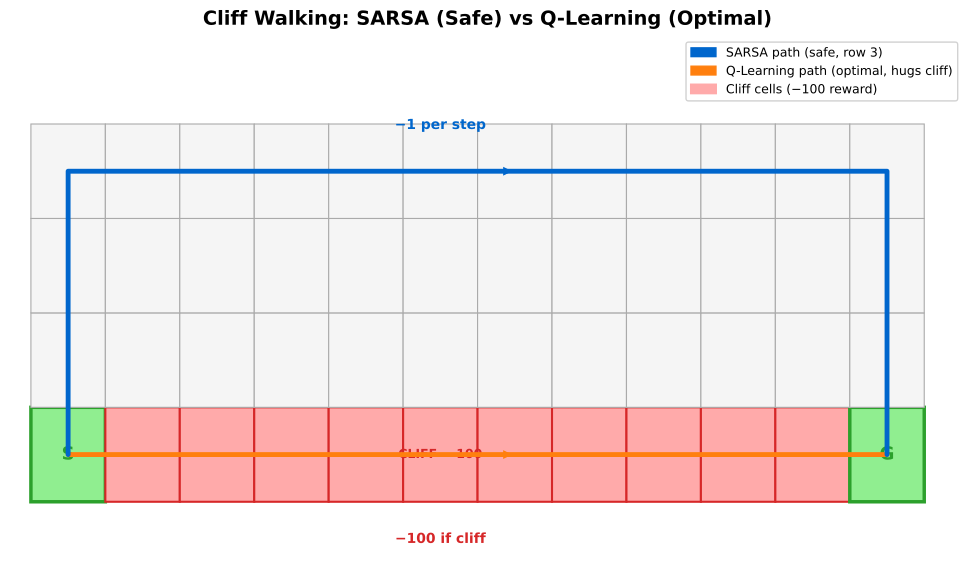

The Python source for this figure:
import sys
from pathlib import Path
sys.path.insert(0, str(Path(__file__).resolve().parents[3] / 'templates'))
from chart_style import apply_style, COLORS, MLPURPLE, MLBLUE, MLORANGE, MLGREEN, MLRED, MLLAVENDER
apply_style()

import matplotlib.pyplot as plt
import matplotlib.patches as mpatches
from matplotlib.patches import Rectangle, FancyArrowPatch

ROWS = 4
COLS = 12
CELL = 0.75   # cell size in data units

fig, ax = plt.subplots(figsize=(10, 6))
ax.set_xlim(-0.2, COLS * CELL + 0.4)
ax.set_ylim(-0.5, ROWS * CELL + 0.7)
ax.axis('off')
ax.grid(False)

# ── Draw grid cells ────────────────────────────────────────────────────────
for r in range(ROWS):
    for c in range(COLS):
        x = c * CELL
        y = r * CELL

        # Determine fill color
        if r == 0 and c == 0:
            fc = '#90EE90'   # start: light green
            ec = MLGREEN
            lw = 2.5
        elif r == 0 and c == COLS - 1:
            fc = '#90EE90'   # goal: light green
            ec = MLGREEN
            lw = 2.5
        elif r == 0 and 1 <= c <= COLS - 2:
            fc = '#FFAAAA'   # cliff cells: light red
            ec = MLRED
            lw = 1.5
        else:
            fc = '#F5F5F5'
            ec = '#AAAAAA'
            lw = 0.8

        rect = Rectangle((x, y), CELL, CELL,
                          facecolor=fc, edgecolor=ec, linewidth=lw, zorder=1)
        ax.add_patch(rect)

# ── Labels in special cells ────────────────────────────────────────────────
ax.text(0.5 * CELL, 0.5 * CELL, 'S', ha='center', va='center',
        fontsize=13, fontweight='bold', color=MLGREEN, zorder=3)
ax.text((COLS - 0.5) * CELL, 0.5 * CELL, 'G', ha='center', va='center',
        fontsize=13, fontweight='bold', color=MLGREEN, zorder=3)
ax.text(5.5 * CELL, 0.5 * CELL, 'CLIFF  −100', ha='center', va='center',
        fontsize=9, fontweight='bold', color=MLRED, zorder=3)

# ── Q-Learning path: hug the cliff (row 0, from col 0 → col 11) ───────────
# Walk right along bottom row; drawn as polyline
ql_xs = [(c + 0.5) * CELL for c in range(COLS)]
ql_ys = [0.5 * CELL] * COLS
ax.plot(ql_xs, ql_ys, color=MLORANGE, linewidth=3.5, zorder=4,
        solid_capstyle='round', label='Q-Learning (optimal)')

# ── SARSA path: go up, across top, back down ──────────────────────────────
sarsa_xs = (
    [0.5 * CELL] * (ROWS - 1) +                              # up from row 0 to row 3
    [(c + 0.5) * CELL for c in range(COLS)] +                 # across top row
    [(COLS - 0.5) * CELL] * (ROWS - 1)                        # down to row 0
)
sarsa_ys = (
    [(r + 0.5) * CELL for r in range(ROWS - 1)] +             # up
    [(ROWS - 0.5) * CELL] * COLS +                            # across
    [(r + 0.5) * CELL for r in range(ROWS - 2, -1, -1)]       # down
)
ax.plot(sarsa_xs, sarsa_ys, color=MLBLUE, linewidth=3.5, zorder=4,
        solid_capstyle='round', label='SARSA (safe)')

# ── Directional arrowheads on paths ───────────────────────────────────────
# Q-Learning: midpoint arrow
mid = COLS // 2
arr_ql = FancyArrowPatch((ql_xs[mid - 1], ql_ys[mid - 1]),
                          (ql_xs[mid], ql_ys[mid]),
                          arrowstyle='-|>', mutation_scale=16,
                          linewidth=0, color=MLORANGE, zorder=5)
ax.add_patch(arr_ql)

# SARSA: midpoint on top row
top_mid = ROWS - 1 + COLS // 2
arr_sa = FancyArrowPatch((sarsa_xs[top_mid - 1], sarsa_ys[top_mid - 1]),
                          (sarsa_xs[top_mid], sarsa_ys[top_mid]),
                          arrowstyle='-|>', mutation_scale=16,
                          linewidth=0, color=MLBLUE, zorder=5)
ax.add_patch(arr_sa)

# ── Annotations ───────────────────────────────────────────────────────────
ax.text(5.5 * CELL, (ROWS - 0.15) * CELL + 0.05,
        '−1 per step', ha='center', va='bottom',
        fontsize=10, color=MLBLUE, fontweight='bold')

ax.text(5.5 * CELL, -0.35,
        '−100 if cliff', ha='center', va='bottom',
        fontsize=10, color=MLRED, fontweight='bold')

# ── Legend ─────────────────────────────────────────────────────────────────
legend_patches = [
    mpatches.Patch(color=MLBLUE,   label='SARSA path (safe, row 3)'),
    mpatches.Patch(color=MLORANGE, label='Q-Learning path (optimal, hugs cliff)'),
    mpatches.Patch(color='#FFAAAA', edgecolor=MLRED, linewidth=1.5,
                   label='Cliff cells (−100 reward)'),
]
ax.legend(handles=legend_patches, loc='upper right',
          fontsize=9, framealpha=0.9)

# ── Title ──────────────────────────────────────────────────────────────────
ax.set_title('Cliff Walking: SARSA (Safe) vs Q-Learning (Optimal)',
             fontsize=14, fontweight='bold', pad=8)

plt.tight_layout()
plt.savefig(Path(__file__).parent / 'chart.pdf', bbox_inches='tight', dpi=150)
plt.close()
print("Saved: 21_sarsa_vs_qlearning_cliff/chart.pdf")
